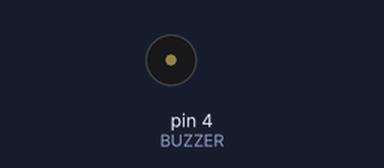
Simulated run of this sketch. Board: Arduino Uno, built with avr-gcc and run on an emulated ATmega328P. On the bench: buzzer (waves = sounding).

Above: at 0.1 s.
Timing chart, 0 to 1.6 s (numbered marks = the images above):
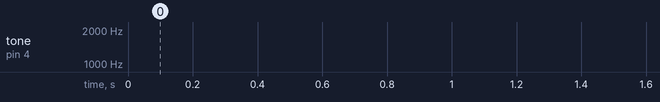

The sketch:

buzzer_passivo.ino
```cpp
/*
 * Questo programma per Arduino UNO serve a collaudare il buzzer passivo
 *
 * https://www.mouser.it/datasheet/2/334/AT-1224-TWT-R-41276.pdf
 *
 *
 * Visualizza l'esperienza di laboratorio completa:
 * https://youtu.be/Cs4E_jhcFlY
 *
 */

#define BUZZER    4

void setup() {

  pinMode( BUZZER, OUTPUT );

}

void loop() {

  /*
  digitalWrite( BUZZER, LOW );
  delayMicroseconds(208);
  digitalWrite( BUZZER, HIGH );
  delayMicroseconds(208);
  */

  for ( int f=1000; f<5000; f+=15 ) {

     tone ( BUZZER, f );
     delay( 1 );

  }

  for ( int f=5000; f>1000; f-=15 ) {

     tone ( BUZZER, f );
     delay( 1 );

  }

}
```
